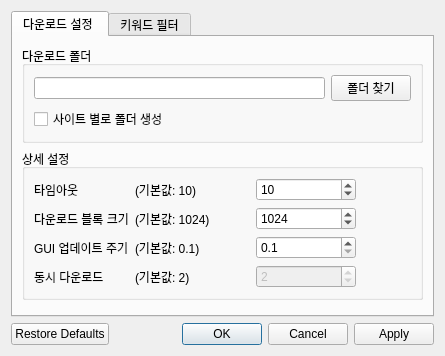
<?xml version="1.0" encoding="UTF-8"?>
<ui version="4.0">
 <class>Dialog</class>
 <widget class="QDialog" name="Dialog">
  <property name="geometry">
   <rect>
    <x>0</x>
    <y>0</y>
    <width>445</width>
    <height>356</height>
   </rect>
  </property>
  <property name="windowTitle">
   <string>설정</string>
  </property>
  <layout class="QGridLayout" name="gridLayout">
   <item row="3" column="0">
    <widget class="QDialogButtonBox" name="buttonBox">
     <property name="orientation">
      <enum>Qt::Horizontal</enum>
     </property>
     <property name="standardButtons">
      <set>QDialogButtonBox::Apply|QDialogButtonBox::Cancel|QDialogButtonBox::Ok|QDialogButtonBox::RestoreDefaults</set>
     </property>
    </widget>
   </item>
   <item row="1" column="0">
    <widget class="QTabWidget" name="tabWidget">
     <property name="currentIndex">
      <number>0</number>
     </property>
     <widget class="QWidget" name="tabWidgetPage0">
      <attribute name="title">
       <string>다운로드 설정 </string>
      </attribute>
      <layout class="QGridLayout" name="gridLayout_2">
       <item row="0" column="0">
        <widget class="QGroupBox" name="groupBox_2">
         <property name="title">
          <string>다운로드 폴더</string>
         </property>
         <layout class="QGridLayout" name="gridLayout_4">
          <item row="0" column="0">
           <layout class="QGridLayout" name="gridLayout_3">
            <item row="0" column="0">
             <layout class="QHBoxLayout" name="horizontalLayout">
              <item>
               <widget class="QLineEdit" name="destFolderEdit"/>
              </item>
              <item>
               <widget class="QPushButton" name="findFolderBtn">
                <property name="text">
                 <string>폴더 찾기</string>
                </property>
               </widget>
              </item>
             </layout>
            </item>
            <item row="1" column="0">
             <widget class="QCheckBox" name="dir_per_page">
              <property name="text">
               <string>사이트 별로 폴더 생성</string>
              </property>
             </widget>
            </item>
           </layout>
          </item>
         </layout>
        </widget>
       </item>
       <item row="1" column="0">
        <widget class="QGroupBox" name="groupBox_3">
         <property name="title">
          <string>상세 설정</string>
         </property>
         <layout class="QGridLayout" name="gridLayout_8">
          <item row="0" column="0">
           <layout class="QGridLayout" name="gridLayout_7">
            <item row="3" column="0">
             <widget class="QLabel" name="label_7">
              <property name="text">
               <string>동시 다운로드</string>
              </property>
             </widget>
            </item>
            <item row="1" column="3">
             <widget class="QSpinBox" name="down_block">
              <property name="minimum">
               <number>1</number>
              </property>
              <property name="maximum">
               <number>1000000</number>
              </property>
              <property name="value">
               <number>1024</number>
              </property>
             </widget>
            </item>
            <item row="0" column="3">
             <widget class="QSpinBox" name="timeout">
              <property name="sizePolicy">
               <sizepolicy hsizetype="Fixed" vsizetype="Fixed">
                <horstretch>0</horstretch>
                <verstretch>0</verstretch>
               </sizepolicy>
              </property>
              <property name="minimumSize">
               <size>
                <width>100</width>
                <height>0</height>
               </size>
              </property>
              <property name="minimum">
               <number>0</number>
              </property>
              <property name="maximum">
               <number>100</number>
              </property>
              <property name="value">
               <number>10</number>
              </property>
             </widget>
            </item>
            <item row="0" column="0">
             <widget class="QLabel" name="label">
              <property name="text">
               <string>타임아웃</string>
              </property>
             </widget>
            </item>
            <item row="2" column="1">
             <widget class="QLabel" name="label_6">
              <property name="text">
               <string>(기본값: 0.1)</string>
              </property>
             </widget>
            </item>
            <item row="2" column="2">
             <spacer name="horizontalSpacer_3">
              <property name="orientation">
               <enum>Qt::Horizontal</enum>
              </property>
              <property name="sizeHint" stdset="0">
               <size>
                <width>40</width>
                <height>20</height>
               </size>
              </property>
             </spacer>
            </item>
            <item row="1" column="2">
             <spacer name="horizontalSpacer_2">
              <property name="orientation">
               <enum>Qt::Horizontal</enum>
              </property>
              <property name="sizeHint" stdset="0">
               <size>
                <width>40</width>
                <height>20</height>
               </size>
              </property>
             </spacer>
            </item>
            <item row="2" column="3">
             <widget class="QDoubleSpinBox" name="gui_interval">
              <property name="suffix">
               <string/>
              </property>
              <property name="decimals">
               <number>1</number>
              </property>
              <property name="minimum">
               <double>0.100000000000000</double>
              </property>
              <property name="value">
               <double>0.100000000000000</double>
              </property>
             </widget>
            </item>
            <item row="1" column="1">
             <widget class="QLabel" name="label_5">
              <property name="text">
               <string>(기본값: 1024)</string>
              </property>
             </widget>
            </item>
            <item row="1" column="0">
             <widget class="QLabel" name="label_2">
              <property name="text">
               <string>다운로드 블록 크기</string>
              </property>
             </widget>
            </item>
            <item row="0" column="2">
             <spacer name="horizontalSpacer">
              <property name="orientation">
               <enum>Qt::Horizontal</enum>
              </property>
              <property name="sizeHint" stdset="0">
               <size>
                <width>40</width>
                <height>20</height>
               </size>
              </property>
             </spacer>
            </item>
            <item row="2" column="0">
             <widget class="QLabel" name="label_3">
              <property name="text">
               <string>GUI 업데이트 주기</string>
              </property>
             </widget>
            </item>
            <item row="0" column="1">
             <widget class="QLabel" name="label_4">
              <property name="text">
               <string>(기본값: 10)</string>
              </property>
             </widget>
            </item>
            <item row="3" column="1">
             <widget class="QLabel" name="label_8">
              <property name="text">
               <string>(기본값: 2)</string>
              </property>
             </widget>
            </item>
            <item row="3" column="2">
             <spacer name="horizontalSpacer_5">
              <property name="orientation">
               <enum>Qt::Horizontal</enum>
              </property>
              <property name="sizeHint" stdset="0">
               <size>
                <width>40</width>
                <height>20</height>
               </size>
              </property>
             </spacer>
            </item>
            <item row="3" column="3">
             <widget class="QSpinBox" name="threadnum">
              <property name="enabled">
               <bool>false</bool>
              </property>
              <property name="minimum">
               <number>1</number>
              </property>
              <property name="maximum">
               <number>10</number>
              </property>
              <property name="value">
               <number>2</number>
              </property>
             </widget>
            </item>
           </layout>
          </item>
          <item row="0" column="1">
           <spacer name="horizontalSpacer_4">
            <property name="orientation">
             <enum>Qt::Horizontal</enum>
            </property>
            <property name="sizeHint" stdset="0">
             <size>
              <width>40</width>
              <height>20</height>
             </size>
            </property>
           </spacer>
          </item>
         </layout>
        </widget>
       </item>
       <item row="2" column="0">
        <spacer name="verticalSpacer">
         <property name="orientation">
          <enum>Qt::Vertical</enum>
         </property>
         <property name="sizeHint" stdset="0">
          <size>
           <width>20</width>
           <height>40</height>
          </size>
         </property>
        </spacer>
       </item>
      </layout>
     </widget>
     <widget class="QWidget" name="tabWidgetPage1">
      <attribute name="title">
       <string>키워드 필터</string>
      </attribute>
      <layout class="QGridLayout" name="gridLayout_6">
       <item row="0" column="0">
        <widget class="QGroupBox" name="groupBox">
         <property name="title">
          <string>제목 필터</string>
         </property>
         <layout class="QGridLayout" name="gridLayout_5">
          <item row="0" column="1">
           <layout class="QVBoxLayout" name="verticalLayout">
            <item>
             <widget class="QToolButton" name="filter_add">
              <property name="toolTip">
               <string>키워드 추가</string>
              </property>
              <property name="text">
               <string>+</string>
              </property>
             </widget>
            </item>
            <item>
             <widget class="QToolButton" name="filter_substract">
              <property name="toolTip">
               <string>키워드 삭제</string>
              </property>
              <property name="text">
               <string>-</string>
              </property>
             </widget>
            </item>
            <item>
             <widget class="QToolButton" name="filter_reset">
              <property name="toolTip">
               <string>키워드 전부 삭제</string>
              </property>
              <property name="text">
               <string>x</string>
              </property>
             </widget>
            </item>
            <item>
             <spacer name="verticalSpacer_2">
              <property name="orientation">
               <enum>Qt::Vertical</enum>
              </property>
              <property name="sizeHint" stdset="0">
               <size>
                <width>20</width>
                <height>40</height>
               </size>
              </property>
             </spacer>
            </item>
           </layout>
          </item>
          <item row="0" column="0">
           <widget class="QListWidget" name="filter_list"/>
          </item>
         </layout>
        </widget>
       </item>
      </layout>
     </widget>
    </widget>
   </item>
  </layout>
 </widget>
 <resources/>
 <connections>
  <connection>
   <sender>buttonBox</sender>
   <signal>accepted()</signal>
   <receiver>Dialog</receiver>
   <slot>accept()</slot>
   <hints>
    <hint type="sourcelabel">
     <x>248</x>
     <y>254</y>
    </hint>
    <hint type="destinationlabel">
     <x>157</x>
     <y>274</y>
    </hint>
   </hints>
  </connection>
  <connection>
   <sender>buttonBox</sender>
   <signal>rejected()</signal>
   <receiver>Dialog</receiver>
   <slot>reject()</slot>
   <hints>
    <hint type="sourcelabel">
     <x>316</x>
     <y>260</y>
    </hint>
    <hint type="destinationlabel">
     <x>286</x>
     <y>274</y>
    </hint>
   </hints>
  </connection>
 </connections>
</ui>
